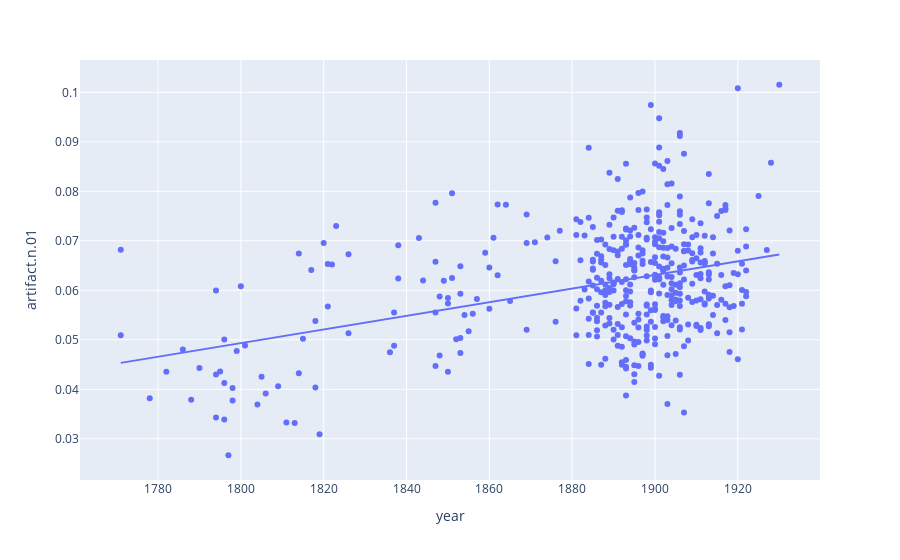

Source (notebook cell):
### Code cell
px.scatter(df, x='year', y='artifact.n.01', trendline='ols')

### Figure 1 — Plotly figure (JSON) as saved in the notebook; plotly's stock layout.template omitted (floating-point values rounded to 4 significant figures; data arrays with more than 128 entries replaced by an {"elided": "..."} marker saying what was removed)
{"data": [{"hovertemplate": "year=%{x}<br>artifact.n.01=%{y}<extra></extra>", "legendgroup": "", "marker": {"color": "#636efa", "symbol": "circle"}, "mode": "markers", "name": "", "orientation": "v", "showlegend": false, "type": "scatter", "x": {"elided": "437 int values"}, "xaxis": "x", "y": {"elided": "437 float values"}, "yaxis": "y"}, {"hovertemplate": "<b>OLS trendline</b><br>artifact.n.01 = 0.000137837 * year + -0.198773<br>R<sup>2</sup>=0.142436<br><br>year=%{x}<br>artifact.n.01=%{y} <b>(trend)</b><extra></extra>", "legendgroup": "", "marker": {"color": "#636efa", "symbol": "circle"}, "mode": "lines", "name": "", "showlegend": false, "type": "scatter", "x": {"elided": "437 int values"}, "xaxis": "x", "y": {"elided": "437 float values"}, "yaxis": "y"}], "layout": {"autosize": true, "legend": {"tracegroupgap": 0}, "margin": {"t": 60}, "xaxis": {"anchor": "y", "autorange": true, "domain": [0, 1], "range": [1761.0, 1940.0], "title": {"text": "year"}, "type": "linear"}, "yaxis": {"anchor": "x", "autorange": true, "domain": [0, 1], "range": [0.02088, 0.1073], "title": {"text": "artifact.n.01"}, "type": "linear"}}}
